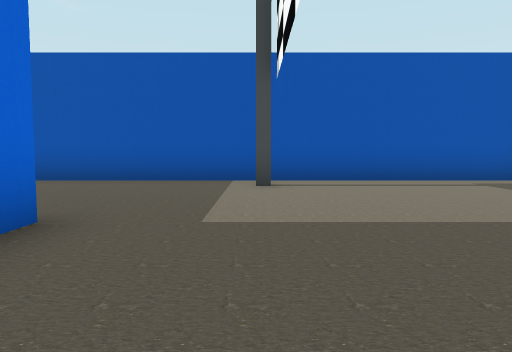
[1] (above)

12 first-person views from a walk through a level from a Godot 3-D game. The camera is 1.2 m above the floor, tilts 4° down and sees 70° across. The floor is counted in squares, 2 m on a side. Each view is taken from the middle of a square. On the plan, view 1 faces up. The plan holds only what a view shows up to about 10 squares ahead; the rest is blank. The place goes on beyond the plan. Characters and animated objects are left out. Some surface patterns are stand-ins.

[2]
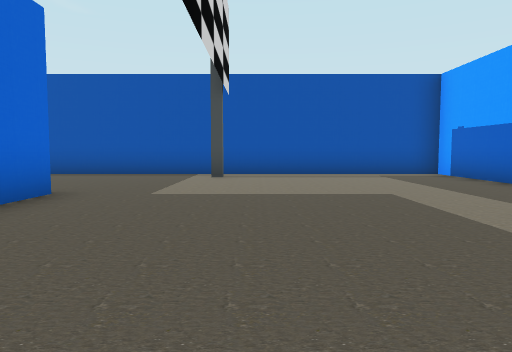

[3]
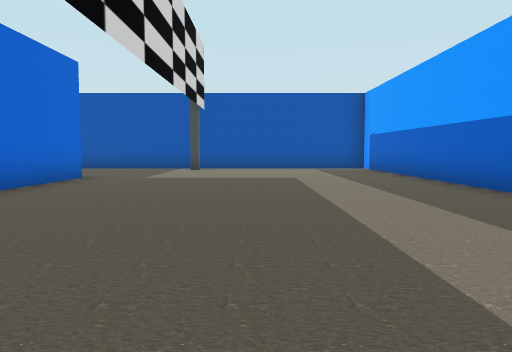

[4]
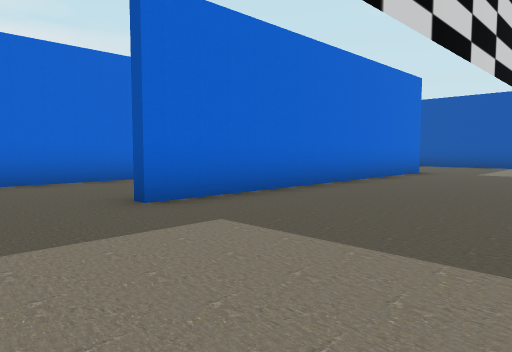

[5]
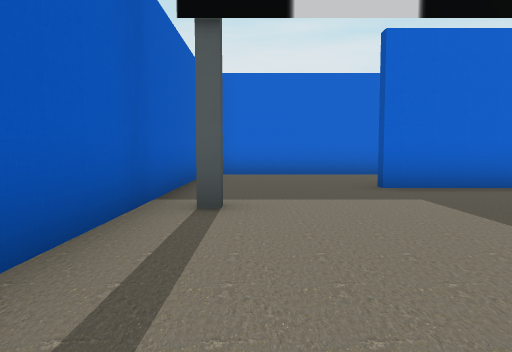

[6]
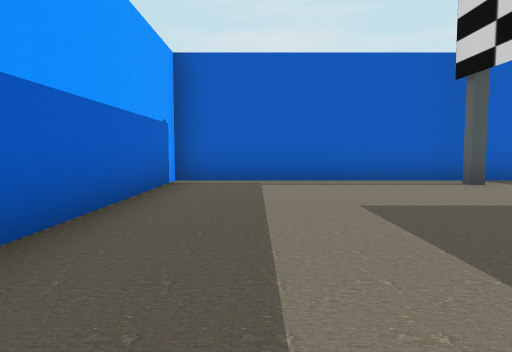

[7]
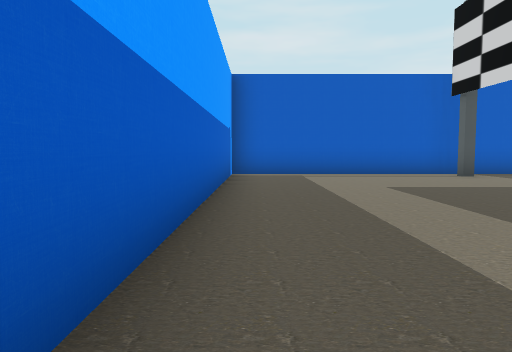

[8]
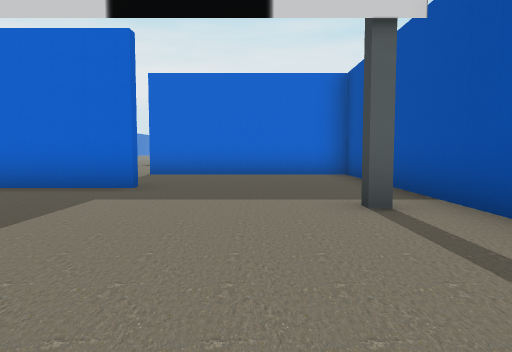

[9]
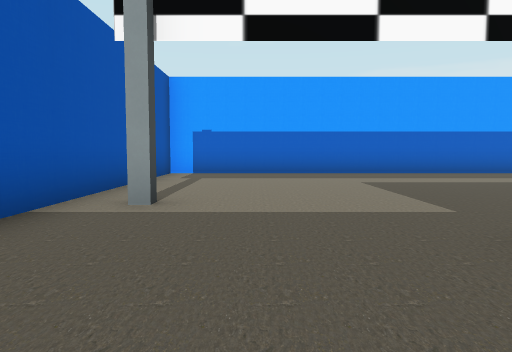

[10]
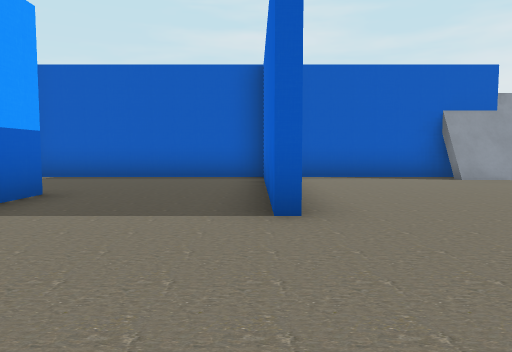

[11]
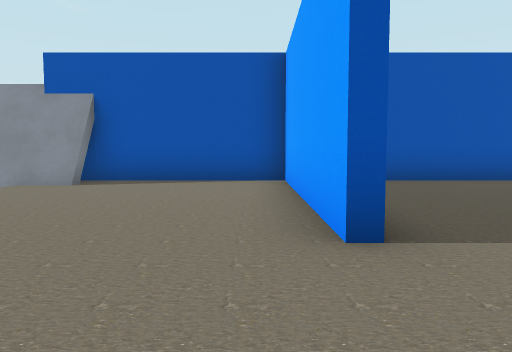

[12]
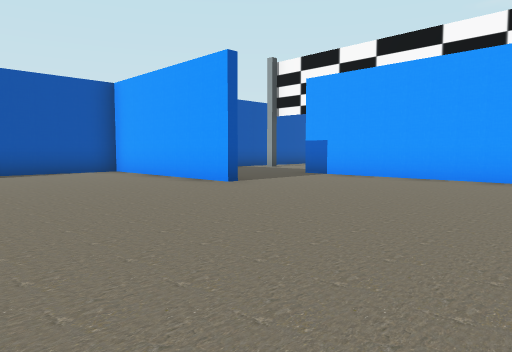

### Floor plan
Points are (right, up) in squares from view 1. A wall is a line through its corners. A room is listed if a view was taken in it or the views show most of it. See-through windows are left out.
Room 1 (views 1, 2, 3, 4, 5, 6, 7, 8, 9)
walls: (-1.8, 3.1) (-1.8, -5); (-5.2, -4.4) (-5.2, -7.9); (-5.3, -8.2) (5.6, -8.2) (5.6, 7.2) (-5.2, 7.2) (-5.2, 3.5)
ways out: opening at (-3.5, -4) to room 2; opening at (-3.5, 3) to room 2
objects: pole (0, -8); pole (0, 6)
Room 2 (views 10, 11, 12)
walls: (-5.4, 2.3) (-5.4, 7.2) (-9.5, 7.2); (-5.2, -3.2) (-5.2, -4.4); (-5.2, 3.5) (-5.2, 2.3); (-2.1, -1.6) (-2.1, 3.1); (-2.1, -5) (-2.1, -4.1); (-9.1, 6.7) (-10.8, 6.7); (-9.2, 7) (-9.2, 6.4); (-9.2, -7.6) (-9.2, -8.2) (-6, -8.2); (-10.5, -7.8) (-9.1, -7.8)
low walls: (-9.2, 6.4) (-10.6, 6.4); (-10.4, -7.6) (-9.2, -7.6)
ways out: opening at (-3.5, -4) to room 1; opening at (-3.5, 3) to room 1; opening at (-10.5, -0.5)

Positions as (right, up) in squares from view 1, and headings:
1: (0, 0), facing up
2: (1, -2), facing up
3: (2, -5), facing up
4: (2, -7), facing up-left
5: (4, -7), facing left
6: (4, -1), facing down
7: (5, 1), facing down
8: (4, 5), facing left
9: (-4, 5), facing right
10: (-5, 0), facing down
11: (-6, 0), facing up
12: (-10, -3), facing up-right
